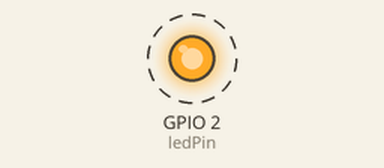
Simulated run of this sketch. Board: ESP32. Parts: output pins drawn as LEDs (lit = HIGH). Dashed ring = blinking.

Above: at 0.5 s.
Timing chart, 0 to 3.5 s (numbered marks = the images above):
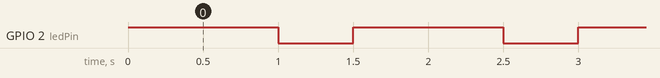

The sketch:

esp32LEDTest.ino
```cpp
// the setup function runs once when you press reset or power the board

const int ledPin = 2;
void setup() {
  // initialize digital pin LED_BUILTIN as an output.
  pinMode(ledPin, OUTPUT);
}

// the loop function runs over and over again forever
void loop() {
  digitalWrite(ledPin, HIGH);  // turn the LED on (HIGH is the voltage level)
  delay(1000);                      // wait for a second
  digitalWrite(ledPin, LOW);   // turn the LED off by making the voltage LOW
  delay(500);                      // wait for a second
}
```

Measured:
- by itself, GPIO 2 (ledPin): alternates HIGH for 1.0 s and LOW for 0.50 s
